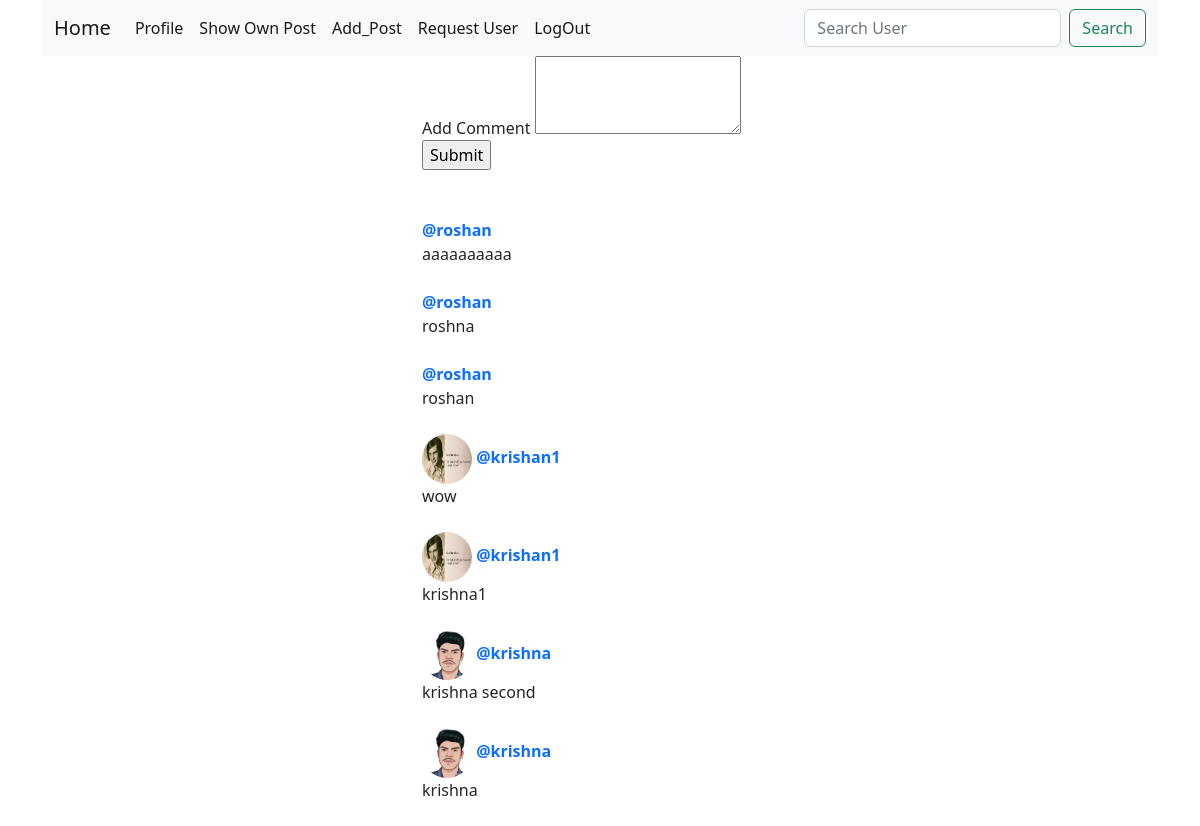
Screenshot of /post/show_comments/3/ (signed in) with the database file from the repository.
### post/models.py (models this page shows, shortened)
class Comment(models.Model):
    post = models.ForeignKey(Post, on_delete=models.CASCADE, related_name ='comment_user')
    comment = models.CharField(max_length=400)
    comment_user = models.ForeignKey(User, on_delete=models.CASCADE)
    comment_date = models.DateTimeField(auto_now_add=True)
    Comments = models.Manager()
    class Meta:
      ordering = ['-comment_date']

### user/models.py (models this page shows, shortened)
class User(AbstractBaseUser):
    email = models.EmailField(
        verbose_name='email address',
        max_length=255,
        unique=True,
    )
    name = models.CharField(max_length=50)
    user_name = models.CharField(max_length=50)
    user_about = models.CharField(max_length=200, null=True, blank=True)
    image = models.ImageField( default='default.png'   ,upload_to='image/profile/'+ str(datetime.datetime.now()).replace(' ', '-') )
    is_active = models.BooleanField(default=True)
    is_admin = models.BooleanField(default=False)
    objects = CustomUserManager()
    USERNAME_FIELD = 'email'
    REQUIRED_FIELDS = ['name', 'user_name']

### post/views.py (the view, shortened to what this page needs)
# urls.py: path('show_comments/<int:post_id>/', views.CommentView.as_view(), name='show_comments' ),
class CommentView(LoginRequiredMixin, View):
        login_url = 'sign_in'
        def get(self,request, post_id):
            post_instance = Post.Posts.get(id=post_id)
            comment_query_set = Comment.Comments.filter(post=post_instance)
            data = {'comment_query_set': comment_query_set, 'post_id' : post_id, }
            return render(request, 'post/show_comments.html', context=data)

### post/templates/post/show_comments.html (shortened to what this page needs)
{% extends 'base.html'%}
{% load static %}
{% block css  %}
   {{ block.super }}
   <link rel="stylesheet"  href="{% static 'user/css/custom.css' %}" type="text/css" />
{% endblock css %}
{% block content %}
<div class=row>
            <div class=col-md-4> </div>
            <div class=col-md-4>
   <form action="{% url 'show_comments' post_id %}", method="POST"  novalidate  >
                <label> Add Comment </label>
                 <textarea name="comment" id="" cols="20" rows="3" placeholder="Add Comment"> </textarea> <br>
                <input type="submit" value="Submit">
               </form> <br> <br>
               {% if comment_query_set %}
                   {% for comment_instance in comment_query_set %}
                      <div>
                        <b>
                                <a href="{% url  'show_user_profile' comment_instance.comment_user.user_name %}" style="text-decoration: none" >
                                  {% if  comment_instance.comment_user.image %}
                                          <img src=" {{ comment_instance.comment_user.image.url }}" alt="Avatar"   class="profile_pic"  >
                                      {% endif %}
                                          @{{ comment_instance.comment_user.user_name }}
                               </a>
                        </b>     <br>  {{ comment_instance.comment }}  <br>  <br>
                      </div>
                    {% endfor %}
               {% endif %}
            </div>
            <div class=col-md-4> </div>
   </div>
{% endblock content %}

### user/static/user/css/custom.css (style rules this page uses)
img { width: 80%; height: 250%; border-radius: 8%; }
.profile_pic { border-radius: 50%; width:50px; height: 50px; }

### rows the page displays
Comment: comment_user.user_name "roshan", comment "aaaaaaaaaa"
Comment: comment_user.user_name "roshan", comment "roshna"
Comment: comment_user.user_name "roshan", comment "roshan"
Comment: comment_user.image (picture), comment_user.user_name "krishan1", comment "wow"
Comment: comment_user.image (picture), comment_user.user_name "krishan1", comment "krishna1"
Comment: comment_user.image (picture), comment_user.user_name "krishna", comment "krishna second"
Comment: comment_user.image (picture), comment_user.user_name "krishna", comment "krishna"
